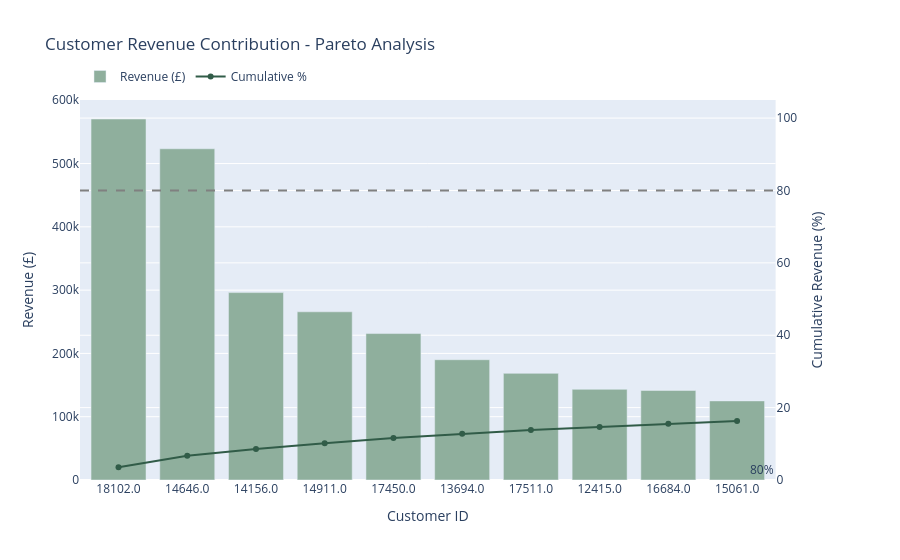

Write notebook code for a chart like this one.
### Code cell
customers = customer_revenue.index.astype(str)       # treat IDs as text

fig = make_subplots(specs=[[{"secondary_y": True}]])

# Bars (left axis)
fig.add_trace(
    go.Bar(x=customers, y=customer_revenue.values,
           name="Revenue (£)", marker_color="#8FAF9D"),
    secondary_y=False,
)

# Line (right axis)
fig.add_trace(
    go.Scatter(x=customers, y=cumulative_percentage.values,
               name="Cumulative %", mode="lines+markers",
               line=dict(color="#315C48", width=2)),
    secondary_y=True,
)

# 80% reference line 
fig.add_hline(y=80, line_dash="dash", line_color="gray",
              annotation_text="80%", secondary_y=True)

fig.update_layout(title="Customer Revenue Contribution - Pareto Analysis",
                  hovermode="x unified", legend=dict(orientation="h", y=1.1))
fig.update_xaxes(type="category", title_text="Customer ID")
fig.update_yaxes(title_text="Revenue (£)", secondary_y=False)
fig.update_yaxes(title_text="Cumulative Revenue (%)", range=[0, 105], secondary_y=True)
fig.show()

### Figure 1 — Plotly figure (JSON) as saved in the notebook; plotly's stock layout.template omitted (floating-point values rounded to 4 significant figures)
{"data": [{"marker": {"color": "#8FAF9D"}, "name": "Revenue (£)", "type": "bar", "x": ["18102.0", "14646.0", "14156.0", "14911.0", "17450.0", "13694.0", "17511.0", "12415.0", "16684.0", "15061.0"], "xaxis": "x", "y": [570400.0, 523300.0, 296100.0, 265800.0, 231400.0, 190000.0, 168500.0, 143300.0, 141500.0, 125000.0], "yaxis": "y"}, {"line": {"color": "#315C48", "width": 2}, "mode": "lines+markers", "name": "Cumulative %", "type": "scatter", "x": ["18102.0", "14646.0", "14156.0", "14911.0", "17450.0", "13694.0", "17511.0", "12415.0", "16684.0", "15061.0"], "xaxis": "x", "y": [3.501, 6.714, 8.532, 10.16, 11.58, 12.75, 13.78, 14.66, 15.53, 16.3], "yaxis": "y2"}], "layout": {"annotations": [{"showarrow": false, "text": "80%", "x": 1, "xanchor": "right", "xref": "x domain", "y": 80, "yanchor": "bottom", "yref": "y"}], "hovermode": "x unified", "legend": {"orientation": "h", "y": 1.1}, "shapes": [{"line": {"color": "gray", "dash": "dash"}, "type": "line", "x0": 0, "x1": 1, "xref": "x domain", "y0": 80, "y1": 80, "yref": "y2"}], "title": {"text": "Customer Revenue Contribution - Pareto Analysis"}, "xaxis": {"anchor": "y", "domain": [0, 0.94], "title": {"text": "Customer ID"}, "type": "category"}, "yaxis": {"anchor": "x", "domain": [0, 1], "title": {"text": "Revenue (£)"}}, "yaxis2": {"anchor": "x", "overlaying": "y", "range": [0, 105], "side": "right", "title": {"text": "Cumulative Revenue (%)"}}}}
